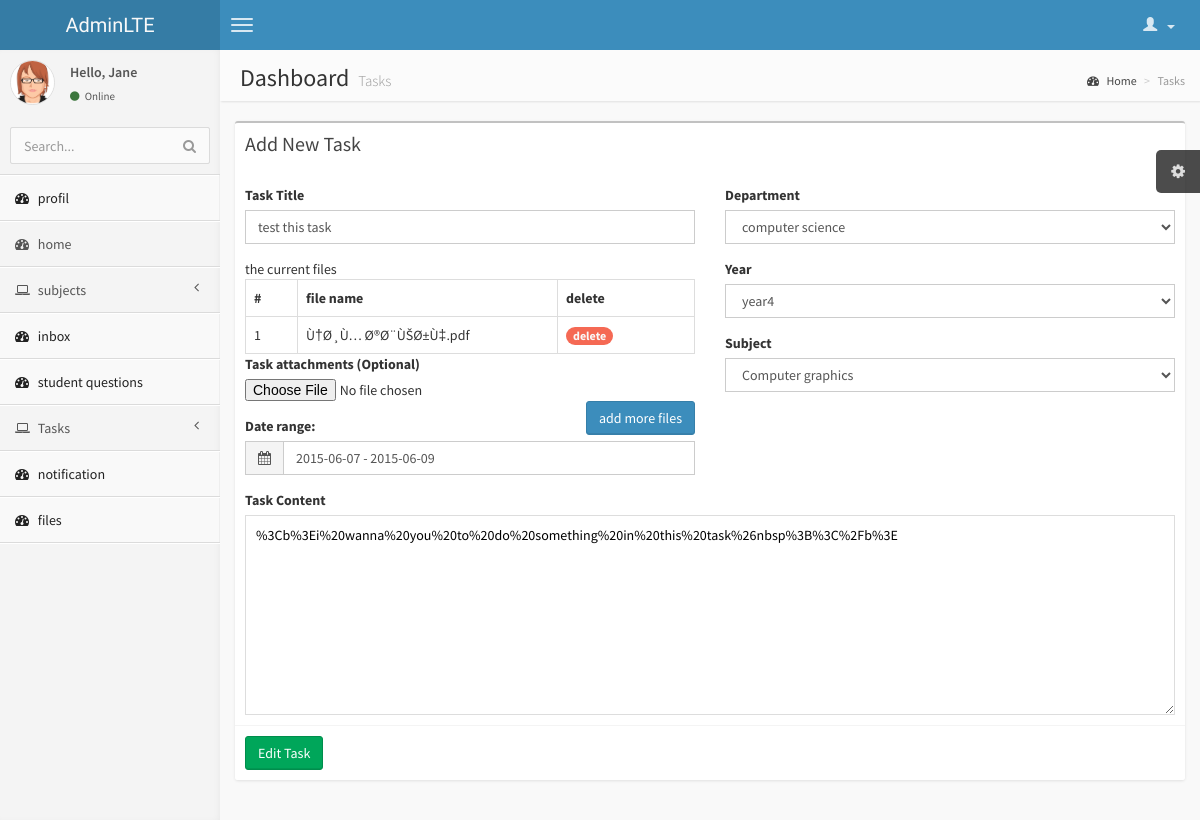
/doctor/edit_task.php?task_id=4 (signed in), run on the app's committed database.
### tables this page shows
CREATE TABLE IF NOT EXISTS `tasks` (
  `id` int(11) NOT NULL AUTO_INCREMENT,
  `task_title` varchar(500) NOT NULL,
  `task_content` text NOT NULL,
  `ex_date` date NOT NULL,
  `subject_id` int(11) NOT NULL,
  `made_by` int(11) NOT NULL,
  `department_id` int(11) NOT NULL,
  `term` int(11) NOT NULL,
  `file_exist` tinyint(4) NOT NULL,
  `created_at` date NOT NULL,
  `year` int(11) NOT NULL,
  PRIMARY KEY (`id`)
);

CREATE TABLE IF NOT EXISTS `tasks_files` (
  `id` int(11) NOT NULL AUTO_INCREMENT,
  `task_id` int(11) NOT NULL,
  `file` varchar(500) NOT NULL,
  PRIMARY KEY (`id`)
);

### doctor/edit_task.php (the view, shortened to what this page needs)
<?php session_start();
$task_id = filter_input(INPUT_GET, 'task_id' , FILTER_SANITIZE_NUMBER_INT);
require 'header.php';
?>
<aside class="right-side">
    <section class="content-header">
        <h1>
            Dashboard
            <small>Tasks</small>
        </h1>
        <ol class="breadcrumb">
            <li><a href="#"><i class="fa fa-dashboard"></i> Home</a></li>
            <li class="active">Tasks</li>
        </ol>
    </section>
    <section class="content">
        <div class="row">
            <div class="col-md-12">
            <div class="box">
                <div class="box-header">
                    <h3 class="box-title">Add New Task</h3>
                </div>
                <?php
                $select = $conn->prepare("SELECT * FROM tasks WHERE id = ?");
                $select->bindValue(1,$task_id , PDO::PARAM_INT);
                $select->execute();
                $task = $select->fetch(PDO::FETCH_OBJ);
                ?>
                <form role="form" action="update_task.php?id=<?php echo $task_id;?>" method="POST" enctype="multipart/form-data" >
                    <div class="box-body">
                        <div class="row">
                            <div class="col-md-6"> <div class="form-group">
                                <label for="exampleInputEmail1">Task Title</label>
                                <input type="text" name='title' value='<?php echo $task->task_title; ?>' class="form-control" id="exampleInputEmail1" placeholder="Enter Task Title">
                            </div>
                            <div class="form-group files">
                                <table class="table table-bordered">
                                    <tbody>
                                        <tr>
                                            <th style="width: 10px">#</th>
                                            <th style="width: 40px">file name</th>
                                            <th style="width: 40px">delete</th>
                                        </tr>
                                        <?php
                                        $i =1 ;
                                        $files = $conn->prepare("SELECT * FROM tasks_files WHERE task_id = ?");
                                        $files->bindValue(1,$task_id , PDO::PARAM_INT);
                                        $files->execute();
                                        while ($file = $files->fetch(PDO::FETCH_OBJ)) {
                                           echo '<tr>
                                           <td>'.$i.'</td>
                                           <td>'.$file->file.' </td>
                                           <td><a href="delete_task_file.php?task_id='.$task_id.'&task_file_id='.$file->id.'&task_file_name='.$file->file.'"><span class="badge bg-red">delete</span></a></td>
                                           </tr>';
                                           $i++;
                                       }
                                       ?>
                                   </tbody></table>
                                   <label for="exampleInputFile">Task attachments (Optional)</label>
                                   <input type="file"  name="task_files[]" >
                                   <a class="btn btn-primary pull-right add_more_files" href="">add more files</a>
                               </div>
                               <div class="form-group">
                                <label>Date range:</label>
                                <div class="input-group">
                                    <div class="input-group-addon">
                                        <i class="fa fa-calendar"></i>
                                    </div>
                                    <input type="text" name='task_date' value='<?php echo "$task->created_at - $task->ex_date"; ?>' class="form-control pull-right" id="reservation"/>
                                </div>
                            </div>
                        </div>
                        <div class="col-md-6">
                         <div class="form-group">
                            <label>Department</label>
                            <select class='form-control' name='department'>
                                <?php
                                $sql="SELECT * FROM departments";
                                $query=$conn->query($sql);
                                while ($result=$query->fetch(PDO::FETCH_ASSOC)) {
                                 extract($result);
                                 if($task->department_id == $id) {
                                     echo "<option value='".$id."'  SELECTED >$name</option>";
                                 }
                                 else  {
                                    echo "<option value='".$id."'>$name</option>";
                                }
                            }
                            ?>
                        </select>
                    </div>
                    <div class="form-group">
                        <label>Year </label>
                        <select class="form-control" name='year'>
                            <option <?php if($task->year == '4') echo"selected"; ?> value='4'>year4</option>
                        </select>
                    </div>
                    <div class="form-group">
                        <label>Subject</label>
                        <select class="form-control" name='subject'>
                            <?php
                            $subjects=$conn->query("SELECT * FROM subjects");
                            while ($subject=$subjects->fetch(PDO::FETCH_ASSOC)) {
                                if ($subject['id'] == $task->subject_id) {
                                    echo "<option value='".$subject['id']."' selected>".$subject['name']."</option>";
                                }
                                else  {
                                    echo "<option value='".$subject['id']."' >".$subject['name']."</option>";
                                }
                            }
                            ?>
                        </select>
                    </div>
                </div>
            </div>
            <div class="row">
                <div class="col-md-12">
                 <label>Task Content</label>
                 <textarea class="textarea"  name='content' placeholder="Place some text here" style="width: 100%; height: 200px; font-size: 14px; line-height: 18px; border: 1px solid #dddddd; padding: 10px;"><?php echo html_entity_decode($task->task_content); ?></textarea>
             </div>
         </div>
     </div>
     <div class="box-footer">
        <input type="submit"  name="task_btn" class="btn btn-success" value="Edit Task">
    </div>
</form>
</div>
</div>
</div>
</section>
</aside>
</div>
</body>
</html>

### data on the page
tasks: title "test this task", task_date "2015-06-07 - 2015-06-09", year "year4", content "%3Cb%3Ei%20wanna%20you%20to%20do%20something%20in%20this%20task%26nbsp%3B%3C%2Fb%3E"
tasks_files: file "Ù†Ø¸Ù… Ø®Ø¨ÙŠØ±Ù‡.pdf"

### other printed values
form field department "computer science"
form field subject "Computer graphics"
